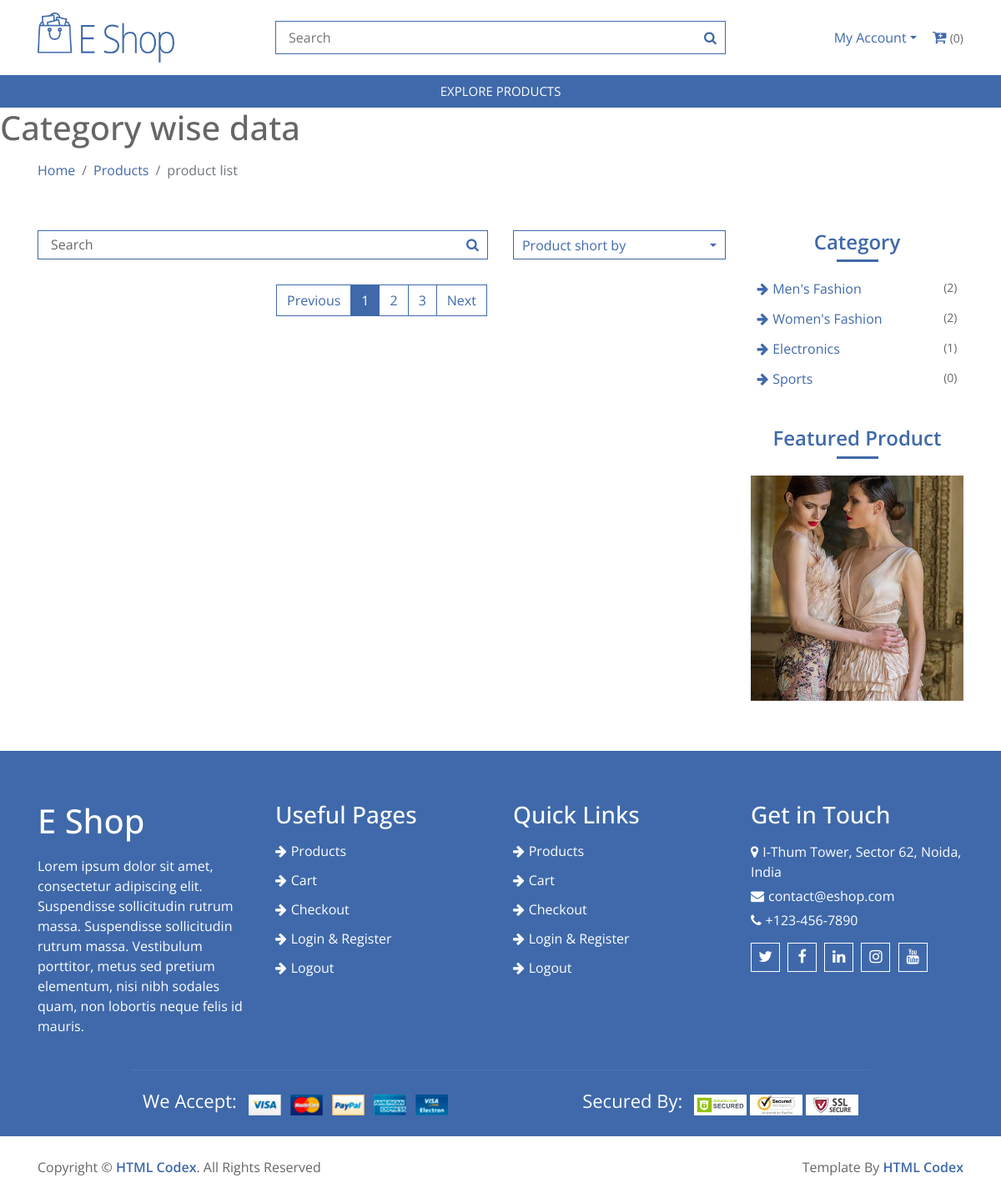
Page /category/Sports on the committed database.
### store/models.py (models this page shows, shortened)
class Category(models.Model):
    cat_name = models.CharField(max_length=25)
    discount = models.IntegerField(null=True, blank=True)
    @property
    def productnum(self):
        products = self.product_set.all()
        num = products.count()
        return num

### store/views.py (the view)
# urls.py: path('category/<str:pk>', views.category, name='category'),
def category(request, pk):
    category = Category.objects.get(cat_name=pk)
    cats = Category.objects.all()
    prods = Product.objects.filter(category=category)
    if request.user.is_authenticated:
        customer = request.user.customer
        print(customer)
        cart, created = Order.objects.get_or_create(customer=customer, complete=False)
        items = cart.orderitem_set.all()
    else:
        items = []
        cart = {'get_cart_total': 0, 'get_cart_items': 0}
    context = {'products': prods, 'order': cart, 'items': items, 'categories': cats}
    return render(request, 'category.html', context)

### templates/category.html (shortened to what this page needs)
{% extends 'base.html' %}
{% load static %}
{% block content %}
<h1>Category wise data</h1>
<div class="breadcrumb-wrap">
    <div class="container">
        <ul class="breadcrumb">
            <li class="breadcrumb-item"><a href="#">Home</a></li>
            <li class="breadcrumb-item"><a href="#">Products</a></li>
            <li class="breadcrumb-item active">product list</li>
        </ul>
    </div>
</div>
<div class="product-view">
    <div class="container">
        <div class="row">
            <div class="col-md-9">
                <div class="row">
                    <div class="col-lg-12">
                        <div class="row">
                            <div class="col-md-8">
                                <div class="product-search">
                                    <input type="email" value="Search">
                                    <button><i class="fa fa-search"></i></button>
                                </div>
                            </div>
                            <div class="col-md-4">
                                <div class="product-short">
                                    <div class="dropdown">
                                        <a href="#" class="dropdown-toggle" data-toggle="dropdown">Product short by</a>
                                    </div>
                                </div>
                            </div>
                        </div>
                    </div>
                </div>
                <div class="col-lg-12">
                    <nav aria-label="Page navigation example">
                        <ul class="pagination justify-content-center">
                            <li class="page-item disabled">
                                <a class="page-link" href="#" tabindex="-1">Previous</a>
                            </li>
                            <li class="page-item active"><a class="page-link" href="#">1</a></li>
                            <li class="page-item"><a class="page-link" href="#">2</a></li>
                            <li class="page-item"><a class="page-link" href="#">3</a></li>
                            <li class="page-item">
                                <a class="page-link" href="#">Next</a>
                            </li>
                        </ul>
                    </nav>
                </div>
            </div>
            <div class="col-md-3">
                <div class="sidebar-widget category">
                    <h2 class="title">Category</h2>
                    <ul>
                        {% for category in categories %}
                        <li><a href="/category/{{ category.cat_name }}">{{ category.cat_name }}</a><span>({{ category.productnum }})</span></li>
                        {% endfor %}
                    </ul>
                </div>
                <div class="sidebar-widget image">
                    <h2 class="title">Featured Product</h2>
                    <a href="#">
                        <img src="{% static 'images/category-1.jpg' %}" alt="Image">
                    </a>
                </div>
            </div>
        </div>
    </div>
</div>
{% endblock %}

### static/css/style.css (style rules this page uses)
body { color: #666666; font-family: 'Open Sans', sans-serif; font-weight: 400; background: #ffffff; }
a { color: #3F69AA; transition: 0.5s; }
h1, h2, h3, h4, h5, h6 { color: #666666; margin: 0 0 15px 0; padding: 0; }
.breadcrumb-wrap { position: relative; width: 100%; background: #ffffff; }
.breadcrumb-wrap .breadcrumb { margin: 15px 0 0 0; padding: 0; background: none; }
.category { position: relative; padding: 0 7.5px; background: #ffffff; }
.product-view { position: relative; width: 100%; padding: 60px 0; }
.product-view .product-search { position: relative; width: 100%; margin-bottom: 30px; }
.product-view .product-search input { width: 100%; height: 35px; padding: 0 15px; color: #666666; border: 1px solid #3F69AA; }
.product-view .product-search button { position: absolute; width: 35px; height: 33px; top: 1px; right: 1px; text-align: center; background: #ffffff; color: #3F69AA; border: none; }
.product-view .product-search button i { font-size: 16px; }
.product-view .product-short { position: relative; width: 100%; margin-bottom: 30px; text-align: right; }
.product-view .product-short .dropdown a.dropdown-toggle { display: block; width: 100%; height: 35px; padding: 5px 10px; background: #ffffff; border: 1px solid #3F69AA; text-align: left; }
.product-view .product-short .dropdown a.dropdown-toggle::after { float: right; margin-top: 10px; }
.product-view .pagination { margin: 0; }
.product-view .pagination .page-item .page-link { color: #3F69AA; background: #ffffff; border-color: #3F69AA; border-radius: 0; }
.product-view .pagination .page-item:hover .page-link, .product-view .pagination .page-item.active .page-link { color: #ffffff; background: #3F69AA; }
.sidebar-widget { position: relative; width: 100%; margin-bottom: 45px; }
.sidebar-widget:last-child { margin-bottom: 0; }
.sidebar-widget .title { position: relative; color: #3F69AA; font-size: 24px; font-weight: 600; text-align: center; text-transform: capitalize; padding-bottom: 10px; margin-bottom: 20px; }
.sidebar-widget .title::after { content: ''; position: absolute; width: 50px; height: 3px; left: calc(50% - 25px); bottom: 0; background: #3F69AA; }
.sidebar-widget.brands ul, .sidebar-widget.category ul { margin: 0; padding: 0; list-style: none; }
.sidebar-widget.brands ul li, .sidebar-widget.category ul li { margin-bottom: 12px; }
.sidebar-widget.brands ul li:last-child, .sidebar-widget.category ul li:last-child { margin-bottom: 0; }
.sidebar-widget.brands ul li a, .sidebar-widget.category ul li a { color: #3F69AA; font-size: 16px; font-weight: 400; white-space: nowrap; display: inline-block; line-height: 23px; }
.sidebar-widget.brands ul li a::before, .sidebar-widget.category ul li a::before { content: '\f061'; font-family: 'FontAwesome'; padding-right: 5px; }
.sidebar-widget.brands ul li span, .sidebar-widget.category ul li span { display: inline-block; float: right; color: #666666; font-size: 14px; font-weight: 400; }
.sidebar-widget.image a { display: block; width: 100%; overflow: hidden; }
.sidebar-widget.image img { max-width: 100%; transition: .3s; }

### rows in the picture
Category: cat_name "Men's Fashion", productnum "2"
Category: cat_name "Women's Fashion", productnum "2"
Category: cat_name "Electronics", productnum "1"
Category: cat_name "Sports", productnum "0"

### other values in the picture
{{ order.get_cart_items }} "0"
